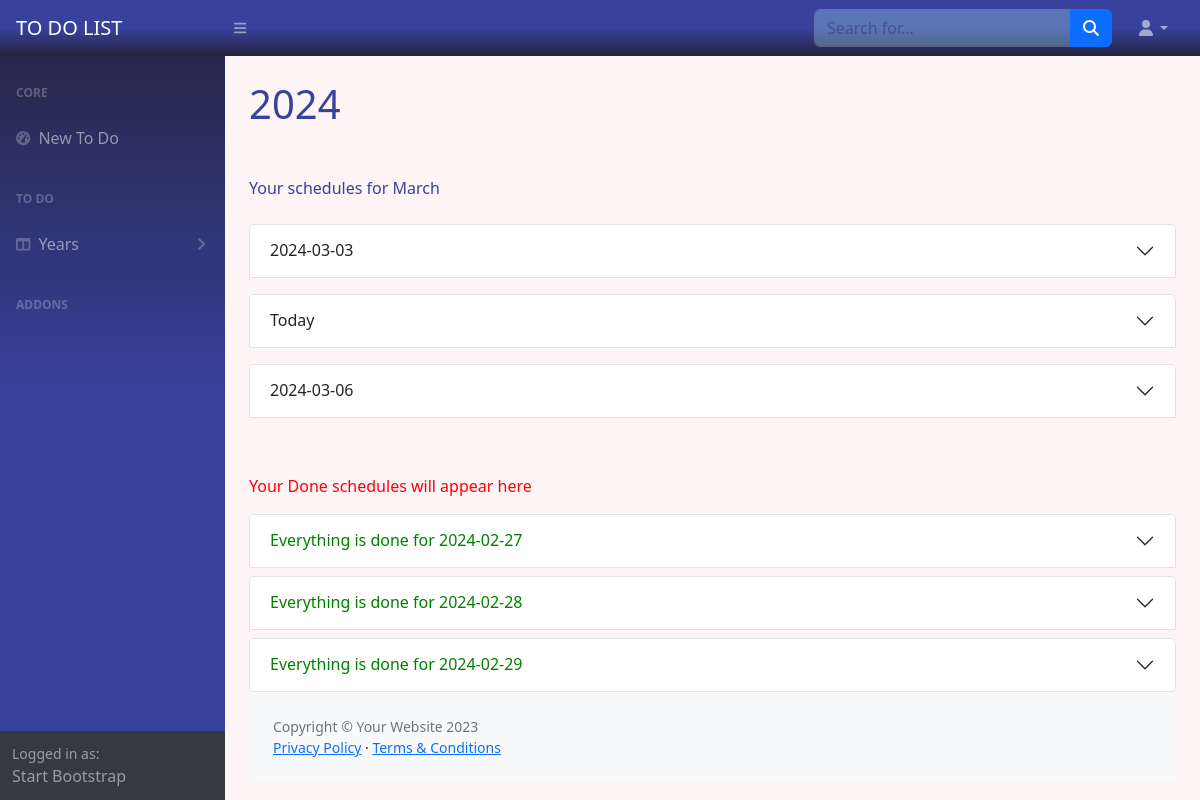
/year2024 (signed in), run on the app's committed database.
### test.py (models this page shows)
class User(UserMixin, db.Model):
    __tablename__ = "users"
    id = db.Column(db.Integer, primary_key=True)
    username = db.Column(db.String(80), nullable=False)
    age = db.Column(db.String, nullable=False)
    tel = db.Column(db.String, nullable=False)
    email = db.Column(db.String, nullable=False, unique=True)
    password = db.Column(db.String, nullable=False)

class Todos(UserMixin, db.Model):
    id = db.Column(db.Integer, primary_key=True)
    user_id = db.Column(db.Integer, nullable=False)
    title = db.Column(db.String(50), nullable=False)
    info = db.Column(db.String(50), nullable=True)
    due_date = db.Column(db.String)
    done = db.Column(db.Boolean, nullable=True)
    favorites = db.Column(db.Boolean)

class Done(UserMixin, db.Model):
    id = db.Column(db.Integer, primary_key=True)
    user_id = db.Column(db.Integer, nullable=False)
    title = db.Column(db.String(50), nullable=False)
    info = db.Column(db.String(50), nullable=True)
    due_date = db.Column(db.String)
    done = db.Column(db.Boolean, nullable=True)
    favorites = db.Column(db.Boolean)

### test.py (the view)
@app.route("/year<int:year>", methods=["GET", "POST"])
def years(year):
    all_years = []
    all_is_done = False
    unique_todo_date = []
    unique_done_date = []
    todo_date = []
    done_date = []
    result = db.session.execute(db.select(Todos))
    all_todos = result.scalars().all()
    result = db.session.execute(db.select(Done))
    all_dones = result.scalars().all()
    for i in all_todos:
        if i.user_id == current_user.id:
            todo_date.append(i.due_date)
            unique_todo_date = list(set(todo_date))
    for i in all_dones:
        if i.user_id == current_user.id:
            done_date.append(i.due_date)
            unique_done_date = list(set(done_date))
    for date in unique_todo_date:
        year = "".join(date).split('-')[0]
        all_years.append(year)
    all_years = list(set(all_years))
    for date in unique_done_date:
        year = "".join(date).split('-')[0]
        all_years.append(year)
    all_years = list(set(all_years))
    if not todo_date :
        no_date = True
    else:
        no_date = False
    if not all_todos and not all_dones:
        pass
    elif not all_todos:
        all_is_done = True
    return render_template('years.html', todos=all_todos, dones=all_dones,
                           user=current_user, unique_done_date=sorted(list(set(unique_done_date))),
                           unique_todo_date=sorted(list(set(unique_todo_date))),
                           today=TODAY, no_date=no_date, all_is_done=all_is_done, years=sorted(list(set(all_years))),
                           selected_year=request.url.split('year')[-1], current_month=dt.datetime.now().strftime("%B"),
                           datetime=dt.datetime)

### test.py (called while the page is built)
@login_manager.user_loader
def load_user(user_id):
    return db.get_or_404(User, user_id)

@app.template_filter()
def month_name(month_number):
    try:
        month_number = int(month_number)
        return calendar.month_name[month_number]
    except (ValueError, IndexError):
        return month_number  # Return the original input if not a valid month number

### templates/years.html (shortened to what this page needs)
{%include 'header.html'%}
<main>
    <div class="container-fluid px-4 ">
        <h1 class="mt-4 my-5" style="color:#38419D">{{selected_year}}</h1>
        {%for date in unique_todo_date%}
        {%if selected_year in date%}
                <div class="breadcrumb my-2">
            {%if not "".join(date).split('-')[1] == "".join(unique_todo_date[unique_todo_date.index(date)-1]).split('-')[1]%}
            <p class="breadcrumb-item active" style="color:#38419D">Your schedules for {{"".join(date).split('-')[1]|month_name}}</p>
            {%endif%}
        </div>
        <div class="accordion my-2" id="accordionTodo{{date}}">
                <div class="accordion-item">
                    {%if date == today%}
                        <h2 class="accordion-header">
                            <button class="accordion-button collapsed" type="button" data-bs-toggle="collapse"
                                    data-bs-target="#collapseTodo{{date}}"
                                    aria-expanded="false" aria-controls="collapseTodo{{date}}">
                                Today
                            </button>
                        </h2>
                    {%else%}
                        <h2 class="accordion-header">
                          <button class="accordion-button collapsed" type="button" data-bs-toggle="collapse"
                                  data-bs-target="#collapseTodo{{date}}" aria-expanded="false"
                                  aria-controls="collapseTodo{{date}}">
                            {{date}}
                          </button>
                        </h2>
                    {%endif%}
                </div>
            {%endif%}
    {%endfor%}
<p style="color:red;margin-top:6%">Your Done schedules will appear here</p>
        {%for date in unique_done_date%}
            {%if selected_year in date%}
            {%if date not in unique_todo_date%}
        <div class="accordion my-2" id="accordionDone{{date}}" >
                <div class="accordion-item " >
                    {%if date == today%}
                        <h2 class="accordion-header "  >
                            <button class="accordion-button collapsed" type="button" data-bs-toggle="collapse"
                                    data-bs-target="#collapseDone{{date}}"
                                    aria-expanded="false" aria-controls="collapseDone{{date}}" style="color:green;">
                                Everything is done for Today
                            </button>
                        </h2>
                    {%else%}
                        <h2 class="accordion-header">
                          <button class="accordion-button collapsed" type="button" data-bs-toggle="collapse"
                                  data-bs-target="#collapseDone{{date}}" aria-expanded="false"
                                  aria-controls="collapseDone{{date}}" style="color:green;">
                            Everything is done for {{date}}
                          </button>
                        </h2>
                    {%endif%}
                </div>
            {%endif%}
            {%endif%}
    {%endfor%}
{%include 'footer.html'%}

### data on the page
Todos: due_date "March", due_date "2024-03-03"
Todos: due_date "2024-03-06"
Done: due_date "2024-02-27"
Done: due_date "2024-02-28"
Done: due_date "2024-02-29"

### other printed values
{{ selected_year }} "2024"
